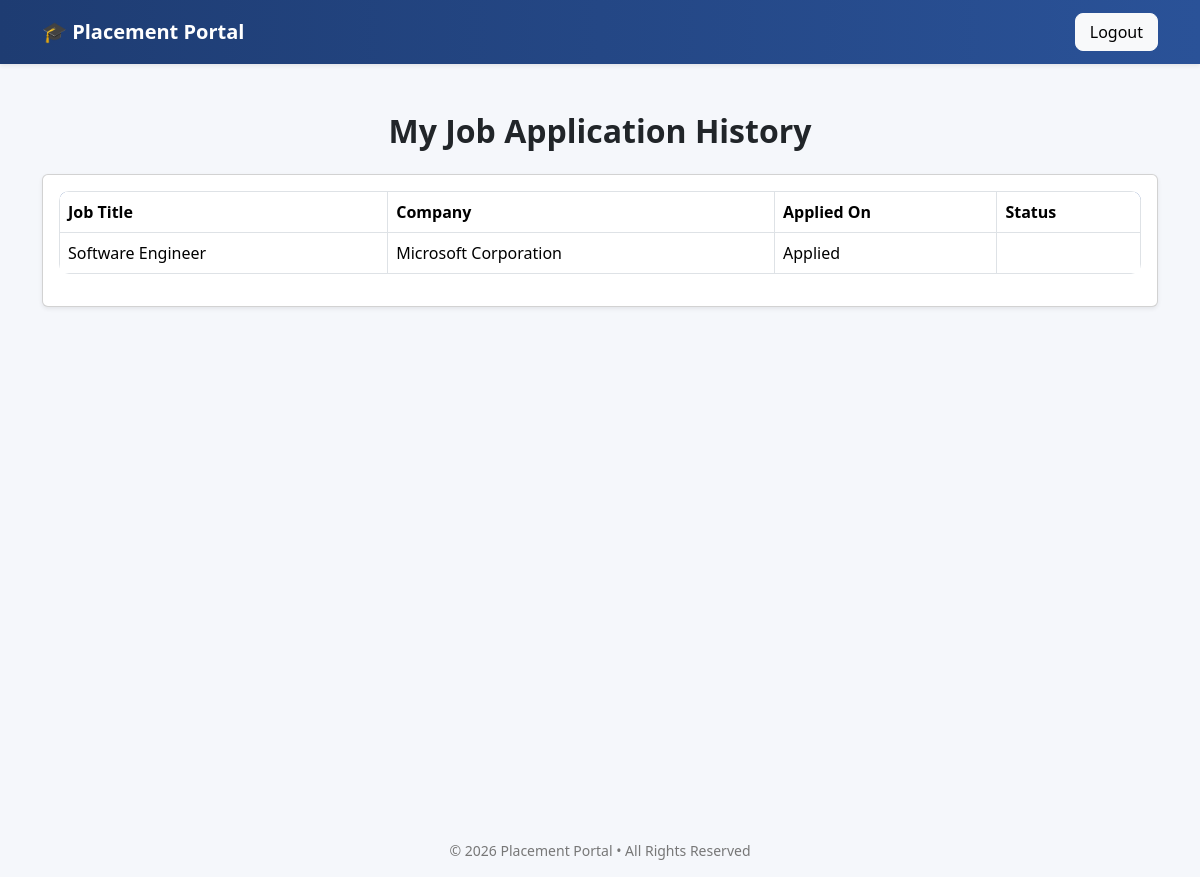
The app's page /student/application_history (signed in) with its own data.
### tables this page shows
CREATE TABLE applications(
        id INTEGER PRIMARY KEY AUTOINCREMENT,
        student_id INTEGER NOT NULL,
        job_id INTEGER NOT NULL,
        applied_on TIMESTAMP DEFAULT CURRENT_TIMESTAMP,
        status TEXT CHECK(status in ('Applied','Interview','Shortlisted','Selected','Rejected','Placed')) DEFAULT 'Applied' NOT NULL,
        UNIQUE(student_id, job_id),
        FOREIGN KEY (student_id) REFERENCES students(id)
        ON DELETE CASCADE 
        ON UPDATE CASCADE,
        FOREIGN KEY (job_id) REFERENCES jobs(id)
        ON DELETE CASCADE 
        ON UPDATE CASCADE
    );

CREATE TABLE jobs(
        id INTEGER PRIMARY KEY AUTOINCREMENT,
        company_id INTEGER NOT NULL,
        title TEXT NOT NULL,
        description TEXT NOT NULL,
        eligibility_criteria TEXT NOT NULL,
        deadline TEXT NOT NULL,
        required_skills TEXT,
        experience_required TEXT,
        salary_range TEXT,
        job_type TEXT CHECK(job_type IN ('Full-time','Internship','Contract')) DEFAULT 'Full-time',
        location TEXT,
        status TEXT CHECK(status in ('Pending','Approved','Closed')) DEFAULT 'Pending' NOT NULL,
        created_at TIMESTAMP DEFAULT CURRENT_TIMESTAMP,
        FOREIGN KEY (company_id) REFERENCES companies(id)
        ON DELETE CASCADE
        ON UPDATE CASCADE
    );

CREATE TABLE companies(
        id INTEGER PRIMARY KEY AUTOINCREMENT,
        company_name TEXT NOT NULL,
        email TEXT UNIQUE NOT NULL,
        hashed_password TEXT NOT NULL,
        hr_contact TEXT NOT NULL,
        website TEXT,
        approval_status TEXT CHECK(approval_status IN ('Pending','Approved','Rejected')) DEFAULT 'Pending' NOT NULL,
        is_blacklisted INTEGER DEFAULT 0 NOT NULL,
        created_at TIMESTAMP DEFAULT CURRENT_TIMESTAMP
    );

### app.py (the view)
@app.route("/student/application_history") # Student Application History Page
@login_required
def student_application_history():
    if current_user.role != "student":
        flash("Unauthorized access")
        return redirect(url_for("login"))
    con = sqlite3.connect("placement.db")
    cur = con.cursor()
    cur.execute("""
        SELECT jobs.title,
               companies.company_name,
               applications.status,
               applications.applied_on
        FROM applications
        JOIN jobs ON applications.job_id = jobs.id
        JOIN companies ON jobs.company_id = companies.id
        WHERE applications.student_id = ?
        ORDER BY applications.applied_on DESC
    """, (current_user.actual_id,))
    applications = cur.fetchall()
    con.close()
    return render_template("student_application_history.html", applications=applications)

### app.py (called while the page is built)
@login_manager.user_loader # Company user loader page
def load_user(user_id):
    try:
        role, actual_id = user_id.split("-")
        return User(int(actual_id), role)
    except (ValueError, AttributeError):
        return None

### templates/student_application_history.html (shortened to what this page needs)
{% extends "base.html" %}
{% block content %}
<div class="container mt-5">
    <h2 class="mb-4 text-center">My Job Application History</h2>
    {% if applications %}
    <div class="card shadow-sm">
        <div class="card-body">
            <div class="table-responsive">
                <table class="table table-bordered align-middle">
                    <thead>
                        <tr>
                            <th>Job Title</th>
                            <th>Company</th>
                            <th>Applied On</th>
                            <th>Status</th>
                        </tr>
                    </thead>
                    <tbody>
                        {% for app in applications %}
                        <tr>
                            <td>{{ app[0] }}</td>
                            <td>{{ app[1] }}</td>
                            <td>{{ app[2] }}</td>
                            <td>
                            </td>
                        </tr>
                        {% endfor %}
                    </tbody>
                </table>
            </div>
        </div>
    </div>
    {% else %}
        <div class="alert alert-info text-center shadow-sm">
            You have not applied to any jobs yet.
        </div>
    {% endif %}
</div>
{% endblock %}

### static/css/admin.css (style rules this page uses)
body { background-color:#f5f7fb; font-family: 'Segoe UI', Tahoma, Geneva, Verdana, sans-serif; }
h2,h4 { font-weight:600; }
.table { background:white; border-radius:10px; overflow:hidden; }
.table thead { background:#2a5298; color:white; }

### records on screen
applications: title "Software Engineer", company_name "Microsoft Corporation", status "Applied"
